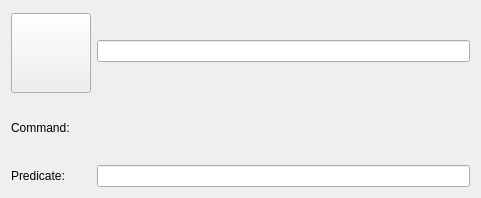
<ui version="4.0" >
 <class>SolidActionEdit</class>
 <widget class="QWidget" name="SolidActionEdit" >
  <property name="geometry" >
   <rect>
    <x>0</x>
    <y>0</y>
    <width>481</width>
    <height>198</height>
   </rect>
  </property>
  <property name="windowTitle" >
   <string>Form</string>
  </property>
  <layout class="QGridLayout" name="gridLayout" >
   <item row="0" column="0" >
    <layout class="QGridLayout" name="GlActionIconName" >
     <item row="0" column="0" >
      <widget class="KIconButton" name="IbActionIcon" >
       <property name="sizePolicy" >
        <sizepolicy vsizetype="Fixed" hsizetype="Fixed" >
         <horstretch>0</horstretch>
         <verstretch>0</verstretch>
        </sizepolicy>
       </property>
       <property name="minimumSize" >
        <size>
         <width>80</width>
         <height>80</height>
        </size>
       </property>
       <property name="maximumSize" >
        <size>
         <width>75</width>
         <height>75</height>
        </size>
       </property>
      </widget>
     </item>
     <item row="0" column="1" >
      <widget class="KLineEdit" name="LeActionFriendlyName" />
     </item>
    </layout>
   </item>
   <item row="1" column="0" >
    <layout class="QGridLayout" name="GlActionCommand" >
     <item row="0" column="0" >
      <widget class="QLabel" name="TlActionCommand" >
       <property name="minimumSize" >
        <size>
         <width>80</width>
         <height>0</height>
        </size>
       </property>
       <property name="text" >
        <string>Command: </string>
       </property>
      </widget>
     </item>
     <item row="0" column="1" >
      <widget class="KUrlRequester" name="LeActionCommand" />
     </item>
    </layout>
   </item>
   <item row="2" column="0" >
    <layout class="QGridLayout" name="GlSolidPredicate" >
     <item row="0" column="0" >
      <widget class="QLabel" name="TlSolidPredicate" >
       <property name="minimumSize" >
        <size>
         <width>80</width>
         <height>0</height>
        </size>
       </property>
       <property name="text" >
        <string>Predicate:</string>
       </property>
      </widget>
     </item>
     <item row="0" column="1" >
      <widget class="KLineEdit" name="LeSolidPredicate" />
     </item>
    </layout>
   </item>
  </layout>
 </widget>
 <customwidgets>
  <customwidget>
   <class>KIconButton</class>
   <extends>QPushButton</extends>
   <header>kicondialog.h</header>
  </customwidget>
  <customwidget>
   <class>KLineEdit</class>
   <extends>QLineEdit</extends>
   <header>klineedit.h</header>
  </customwidget>
  <customwidget>
   <class>KUrlRequester</class>
   <extends>QFrame</extends>
   <header>kurlrequester.h</header>
  </customwidget>
 </customwidgets>
 <resources/>
 <connections/>
</ui>
